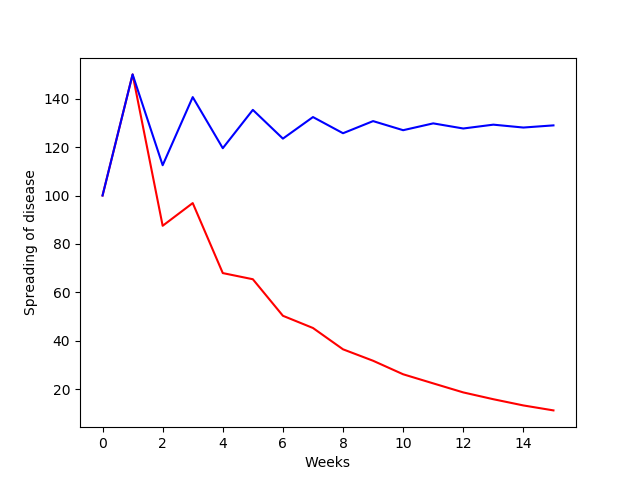

This chart was generated by the following Python code:
import numpy as np
import matplotlib.pyplot as plt

a = 0.25 #the first ratio of people getting sick

N = 15 #number of weeks

b1 = 0.5 #people falling sick the coming terms (1)
b2 = 0.75 #people falling sick the coming terms (2)

x0 = 100 #number of sick people first week
x1 = 150 #number of sick people second week

#a.)
#main function for calculating the number of sick people as a difference equation
def disease_weeks(a, b, x0, x1, N):
    weeks = list(range(N+1)) #making a list with values from 0 to 15
    x = np.zeros(N+1) #empty array with a size of 15
    #for-loop simulating the difference equation
    for i in range(2, N+1):
        x[0] = x0 #first term
        x[1] = x1 #second term
        x[i] = a*x[i-1] + b*x[i-2] #the x[n] sequence
    return weeks, x

weeks, x = disease_weeks(a,b1,x0,x1,N)
weeks2, x2 = disease_weeks(a,b2,x0,x1,N)

print(disease_weeks(a,b1,x0,x1,N)) #printing the values for the difference equation with the b1 value
print(disease_weeks(a,b2,x0,x1,N)) #printing the values for the difference equation with the b2 value

plt.xlabel("Weeks")
plt.ylabel("Spreading of disease")
plt.plot(weeks, x, '-r')
plt.plot(weeks2, x2, '-b')
plt.savefig("disease.png")
plt.show()

#b.)
#Function to present the difference equation simplefied with a while loop
def disease_week_n(a, b, x0, x1, N):
    n = 2
    while n < N+1:
        xn = x1*a + x0*b #the difference equation
        x0 = x1 #the first and second term
        x1 = xn
        n += 1 #incremating n
    return xn
sick = disease_week_n(a, b1, x0, x1, N)
sick2 = disease_week_n(a, b2, x0, x1, N)

print(sick, sick2)

"""
Output: python3 disease.py
#a.)
The plot is show in the png disease.png
[0, 1, 2, 3, 4, 5, 6, 7, 8, 9, 10, 11, 12, 13, 14, 15]
[100, 150, 87.5,  96.875, 67.96875,  65.4296875, 50.34179688,  45.30029297,
 36.49597168,  31.7741394 ,  26.19152069,  22.43494987,
 18.70449781,  15.89359939,  13.32564875,  11.27821188]

[0, 1, 2, 3, 4, 5, 6, 7, 8, 9, 10, 11, 12, 13, 14, 15]
[100, 150, 112.5, 140.625, 119.53125, 135.3515625 , 123.48632812, 132.38525391,
125.71105957, 130.71670532, 126.96247101, 129.77814674,
127.66638994, 129.25020754, 128.06234434, 128.95324174]

#b.)
11.278211884200573 128.95324174314737
"""
